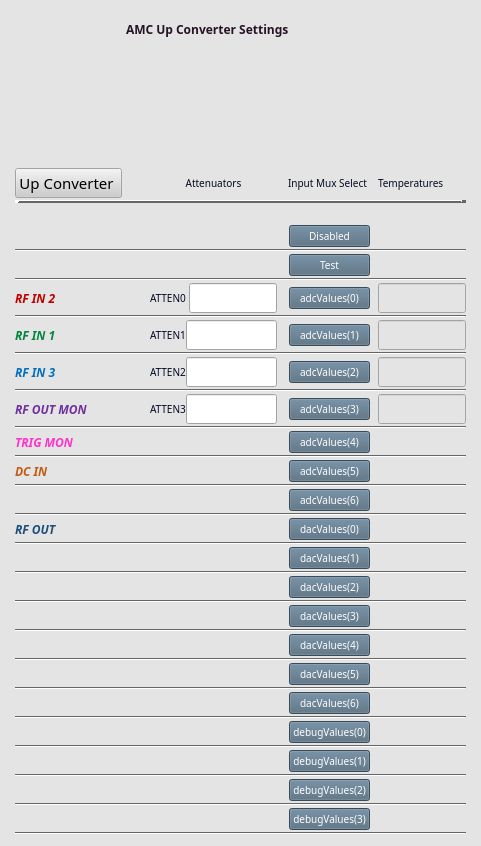
<?xml version="1.0" encoding="UTF-8"?>
<ui version="4.0">
 <class>daqMux</class>
 <widget class="QWidget" name="daqMux">
  <property name="windowModality">
   <enum>Qt::NonModal</enum>
  </property>
  <property name="enabled">
   <bool>true</bool>
  </property>
  <property name="geometry">
   <rect>
    <x>0</x>
    <y>0</y>
    <width>481</width>
    <height>846</height>
   </rect>
  </property>
  <property name="sizePolicy">
   <sizepolicy hsizetype="Preferred" vsizetype="Preferred">
    <horstretch>0</horstretch>
    <verstretch>0</verstretch>
   </sizepolicy>
  </property>
  <property name="palette">
   <palette>
    <active>
     <colorrole role="WindowText">
      <brush brushstyle="SolidPattern">
       <color alpha="255">
        <red>0</red>
        <green>0</green>
        <blue>0</blue>
       </color>
      </brush>
     </colorrole>
     <colorrole role="Button">
      <brush brushstyle="SolidPattern">
       <color alpha="255">
        <red>204</red>
        <green>204</green>
        <blue>204</blue>
       </color>
      </brush>
     </colorrole>
     <colorrole role="Light">
      <brush brushstyle="SolidPattern">
       <color alpha="255">
        <red>255</red>
        <green>255</green>
        <blue>255</blue>
       </color>
      </brush>
     </colorrole>
     <colorrole role="Midlight">
      <brush brushstyle="SolidPattern">
       <color alpha="255">
        <red>229</red>
        <green>229</green>
        <blue>229</blue>
       </color>
      </brush>
     </colorrole>
     <colorrole role="Dark">
      <brush brushstyle="SolidPattern">
       <color alpha="255">
        <red>102</red>
        <green>102</green>
        <blue>102</blue>
       </color>
      </brush>
     </colorrole>
     <colorrole role="Mid">
      <brush brushstyle="SolidPattern">
       <color alpha="255">
        <red>136</red>
        <green>136</green>
        <blue>136</blue>
       </color>
      </brush>
     </colorrole>
     <colorrole role="Text">
      <brush brushstyle="SolidPattern">
       <color alpha="255">
        <red>0</red>
        <green>0</green>
        <blue>0</blue>
       </color>
      </brush>
     </colorrole>
     <colorrole role="BrightText">
      <brush brushstyle="SolidPattern">
       <color alpha="255">
        <red>255</red>
        <green>255</green>
        <blue>255</blue>
       </color>
      </brush>
     </colorrole>
     <colorrole role="ButtonText">
      <brush brushstyle="SolidPattern">
       <color alpha="255">
        <red>0</red>
        <green>0</green>
        <blue>0</blue>
       </color>
      </brush>
     </colorrole>
     <colorrole role="Base">
      <brush brushstyle="SolidPattern">
       <color alpha="255">
        <red>255</red>
        <green>255</green>
        <blue>255</blue>
       </color>
      </brush>
     </colorrole>
     <colorrole role="Window">
      <brush brushstyle="SolidPattern">
       <color alpha="255">
        <red>228</red>
        <green>228</green>
        <blue>228</blue>
       </color>
      </brush>
     </colorrole>
     <colorrole role="Shadow">
      <brush brushstyle="SolidPattern">
       <color alpha="255">
        <red>0</red>
        <green>0</green>
        <blue>0</blue>
       </color>
      </brush>
     </colorrole>
     <colorrole role="AlternateBase">
      <brush brushstyle="SolidPattern">
       <color alpha="255">
        <red>229</red>
        <green>229</green>
        <blue>229</blue>
       </color>
      </brush>
     </colorrole>
     <colorrole role="ToolTipBase">
      <brush brushstyle="SolidPattern">
       <color alpha="255">
        <red>255</red>
        <green>255</green>
        <blue>220</blue>
       </color>
      </brush>
     </colorrole>
     <colorrole role="ToolTipText">
      <brush brushstyle="SolidPattern">
       <color alpha="255">
        <red>0</red>
        <green>0</green>
        <blue>0</blue>
       </color>
      </brush>
     </colorrole>
     <colorrole role="PlaceholderText">
      <brush brushstyle="SolidPattern">
       <color alpha="128">
        <red>0</red>
        <green>0</green>
        <blue>0</blue>
       </color>
      </brush>
     </colorrole>
    </active>
    <inactive>
     <colorrole role="WindowText">
      <brush brushstyle="SolidPattern">
       <color alpha="255">
        <red>0</red>
        <green>0</green>
        <blue>0</blue>
       </color>
      </brush>
     </colorrole>
     <colorrole role="Button">
      <brush brushstyle="SolidPattern">
       <color alpha="255">
        <red>204</red>
        <green>204</green>
        <blue>204</blue>
       </color>
      </brush>
     </colorrole>
     <colorrole role="Light">
      <brush brushstyle="SolidPattern">
       <color alpha="255">
        <red>255</red>
        <green>255</green>
        <blue>255</blue>
       </color>
      </brush>
     </colorrole>
     <colorrole role="Midlight">
      <brush brushstyle="SolidPattern">
       <color alpha="255">
        <red>229</red>
        <green>229</green>
        <blue>229</blue>
       </color>
      </brush>
     </colorrole>
     <colorrole role="Dark">
      <brush brushstyle="SolidPattern">
       <color alpha="255">
        <red>102</red>
        <green>102</green>
        <blue>102</blue>
       </color>
      </brush>
     </colorrole>
     <colorrole role="Mid">
      <brush brushstyle="SolidPattern">
       <color alpha="255">
        <red>136</red>
        <green>136</green>
        <blue>136</blue>
       </color>
      </brush>
     </colorrole>
     <colorrole role="Text">
      <brush brushstyle="SolidPattern">
       <color alpha="255">
        <red>0</red>
        <green>0</green>
        <blue>0</blue>
       </color>
      </brush>
     </colorrole>
     <colorrole role="BrightText">
      <brush brushstyle="SolidPattern">
       <color alpha="255">
        <red>255</red>
        <green>255</green>
        <blue>255</blue>
       </color>
      </brush>
     </colorrole>
     <colorrole role="ButtonText">
      <brush brushstyle="SolidPattern">
       <color alpha="255">
        <red>0</red>
        <green>0</green>
        <blue>0</blue>
       </color>
      </brush>
     </colorrole>
     <colorrole role="Base">
      <brush brushstyle="SolidPattern">
       <color alpha="255">
        <red>255</red>
        <green>255</green>
        <blue>255</blue>
       </color>
      </brush>
     </colorrole>
     <colorrole role="Window">
      <brush brushstyle="SolidPattern">
       <color alpha="255">
        <red>228</red>
        <green>228</green>
        <blue>228</blue>
       </color>
      </brush>
     </colorrole>
     <colorrole role="Shadow">
      <brush brushstyle="SolidPattern">
       <color alpha="255">
        <red>0</red>
        <green>0</green>
        <blue>0</blue>
       </color>
      </brush>
     </colorrole>
     <colorrole role="AlternateBase">
      <brush brushstyle="SolidPattern">
       <color alpha="255">
        <red>229</red>
        <green>229</green>
        <blue>229</blue>
       </color>
      </brush>
     </colorrole>
     <colorrole role="ToolTipBase">
      <brush brushstyle="SolidPattern">
       <color alpha="255">
        <red>255</red>
        <green>255</green>
        <blue>220</blue>
       </color>
      </brush>
     </colorrole>
     <colorrole role="ToolTipText">
      <brush brushstyle="SolidPattern">
       <color alpha="255">
        <red>0</red>
        <green>0</green>
        <blue>0</blue>
       </color>
      </brush>
     </colorrole>
     <colorrole role="PlaceholderText">
      <brush brushstyle="SolidPattern">
       <color alpha="128">
        <red>0</red>
        <green>0</green>
        <blue>0</blue>
       </color>
      </brush>
     </colorrole>
    </inactive>
    <disabled>
     <colorrole role="WindowText">
      <brush brushstyle="SolidPattern">
       <color alpha="255">
        <red>102</red>
        <green>102</green>
        <blue>102</blue>
       </color>
      </brush>
     </colorrole>
     <colorrole role="Button">
      <brush brushstyle="SolidPattern">
       <color alpha="255">
        <red>204</red>
        <green>204</green>
        <blue>204</blue>
       </color>
      </brush>
     </colorrole>
     <colorrole role="Light">
      <brush brushstyle="SolidPattern">
       <color alpha="255">
        <red>255</red>
        <green>255</green>
        <blue>255</blue>
       </color>
      </brush>
     </colorrole>
     <colorrole role="Midlight">
      <brush brushstyle="SolidPattern">
       <color alpha="255">
        <red>229</red>
        <green>229</green>
        <blue>229</blue>
       </color>
      </brush>
     </colorrole>
     <colorrole role="Dark">
      <brush brushstyle="SolidPattern">
       <color alpha="255">
        <red>102</red>
        <green>102</green>
        <blue>102</blue>
       </color>
      </brush>
     </colorrole>
     <colorrole role="Mid">
      <brush brushstyle="SolidPattern">
       <color alpha="255">
        <red>136</red>
        <green>136</green>
        <blue>136</blue>
       </color>
      </brush>
     </colorrole>
     <colorrole role="Text">
      <brush brushstyle="SolidPattern">
       <color alpha="255">
        <red>102</red>
        <green>102</green>
        <blue>102</blue>
       </color>
      </brush>
     </colorrole>
     <colorrole role="BrightText">
      <brush brushstyle="SolidPattern">
       <color alpha="255">
        <red>255</red>
        <green>255</green>
        <blue>255</blue>
       </color>
      </brush>
     </colorrole>
     <colorrole role="ButtonText">
      <brush brushstyle="SolidPattern">
       <color alpha="255">
        <red>102</red>
        <green>102</green>
        <blue>102</blue>
       </color>
      </brush>
     </colorrole>
     <colorrole role="Base">
      <brush brushstyle="SolidPattern">
       <color alpha="255">
        <red>228</red>
        <green>228</green>
        <blue>228</blue>
       </color>
      </brush>
     </colorrole>
     <colorrole role="Window">
      <brush brushstyle="SolidPattern">
       <color alpha="255">
        <red>228</red>
        <green>228</green>
        <blue>228</blue>
       </color>
      </brush>
     </colorrole>
     <colorrole role="Shadow">
      <brush brushstyle="SolidPattern">
       <color alpha="255">
        <red>0</red>
        <green>0</green>
        <blue>0</blue>
       </color>
      </brush>
     </colorrole>
     <colorrole role="AlternateBase">
      <brush brushstyle="SolidPattern">
       <color alpha="255">
        <red>204</red>
        <green>204</green>
        <blue>204</blue>
       </color>
      </brush>
     </colorrole>
     <colorrole role="ToolTipBase">
      <brush brushstyle="SolidPattern">
       <color alpha="255">
        <red>255</red>
        <green>255</green>
        <blue>220</blue>
       </color>
      </brush>
     </colorrole>
     <colorrole role="ToolTipText">
      <brush brushstyle="SolidPattern">
       <color alpha="255">
        <red>0</red>
        <green>0</green>
        <blue>0</blue>
       </color>
      </brush>
     </colorrole>
     <colorrole role="PlaceholderText">
      <brush brushstyle="SolidPattern">
       <color alpha="128">
        <red>0</red>
        <green>0</green>
        <blue>0</blue>
       </color>
      </brush>
     </colorrole>
    </disabled>
   </palette>
  </property>
  <property name="font">
   <font>
    <family>Sans Serif</family>
    <pointsize>11</pointsize>
   </font>
  </property>
  <property name="windowTitle">
   <string>AMC Up Converter</string>
  </property>
  <property name="autoFillBackground">
   <bool>true</bool>
  </property>
  <property name="styleSheet">
   <string notr="true"/>
  </property>
  <layout class="QVBoxLayout" name="verticalLayout">
   <item>
    <widget class="PyDMDrawingImage" name="PyDMDrawingImage">
     <property name="toolTip">
      <string/>
     </property>
     <property name="filename" stdset="0">
      <string>docs/_static/amc_upconverter.png</string>
     </property>
    </widget>
   </item>
   <item>
    <layout class="QGridLayout" name="gridLayout" columnstretch="0,0,0,0,0,0,0,0">
     <property name="sizeConstraint">
      <enum>QLayout::SetDefaultConstraint</enum>
     </property>
     <property name="leftMargin">
      <number>4</number>
     </property>
     <property name="topMargin">
      <number>4</number>
     </property>
     <property name="rightMargin">
      <number>4</number>
     </property>
     <property name="bottomMargin">
      <number>0</number>
     </property>
     <property name="horizontalSpacing">
      <number>4</number>
     </property>
     <property name="verticalSpacing">
      <number>2</number>
     </property>
     <item row="17" column="5">
      <widget class="PyDMPushButton" name="PyDMPushButton_11">
       <property name="toolTip">
        <string/>
       </property>
       <property name="styleSheet">
        <string notr="true">QPushButton {
  background-color: #50697D;
  border-color: #F3B749;
  color:white;
  font-size: 10px;
}
QPushButton:checked{
  background-color: #14B09B;
  font: bold
}
QPushButton:hover{
  border-style: outset;
}</string>
       </property>
       <property name="text">
        <string>adcValues(4)</string>
       </property>
       <property name="checkable">
        <bool>true</bool>
       </property>
       <property name="channel" stdset="0">
        <string>ca://${DEVICE}:DAQMUX1_INPMUXSEL${CH}</string>
       </property>
       <attribute name="buttonGroup">
        <string notr="true">buttonGroup</string>
       </attribute>
      </widget>
     </item>
     <item row="27" column="5">
      <widget class="PyDMPushButton" name="PyDMPushButton_2">
       <property name="toolTip">
        <string/>
       </property>
       <property name="styleSheet">
        <string notr="true">QPushButton {
  background-color: #50697D;
  border-color: #F3B749;
  color:white;
  font-size: 10px;
}
QPushButton:checked{
  background-color: #14B09B;
  font: bold
}
QPushButton:hover{
  border-style: outset;
}</string>
       </property>
       <property name="text">
        <string>dacValues(2)</string>
       </property>
       <property name="checkable">
        <bool>true</bool>
       </property>
       <property name="channel" stdset="0">
        <string>ca://${DEVICE}:DAQMUX1_INPMUXSEL${CH}</string>
       </property>
       <attribute name="buttonGroup">
        <string notr="true">buttonGroup</string>
       </attribute>
      </widget>
     </item>
     <item row="26" column="0" colspan="8">
      <widget class="Line" name="line_11">
       <property name="orientation">
        <enum>Qt::Horizontal</enum>
       </property>
      </widget>
     </item>
     <item row="34" column="0" colspan="8">
      <widget class="Line" name="line_15">
       <property name="orientation">
        <enum>Qt::Horizontal</enum>
       </property>
      </widget>
     </item>
     <item row="23" column="5">
      <widget class="PyDMPushButton" name="PyDMPushButton_8">
       <property name="toolTip">
        <string/>
       </property>
       <property name="styleSheet">
        <string notr="true">QPushButton {
  background-color: #50697D;
  border-color: #F3B749;
  color:white;
  font-size: 10px;
}
QPushButton:checked{
  background-color: #14B09B;
  font: bold
}
QPushButton:hover{
  border-style: outset;
}</string>
       </property>
       <property name="text">
        <string>dacValues(0)</string>
       </property>
       <property name="checkable">
        <bool>true</bool>
       </property>
       <property name="channel" stdset="0">
        <string>ca://${DEVICE}:DAQMUX1_INPMUXSEL${CH}</string>
       </property>
       <attribute name="buttonGroup">
        <string notr="true">buttonGroup</string>
       </attribute>
      </widget>
     </item>
     <item row="24" column="0" colspan="8">
      <widget class="Line" name="line_10">
       <property name="orientation">
        <enum>Qt::Horizontal</enum>
       </property>
      </widget>
     </item>
     <item row="19" column="0">
      <widget class="QLabel" name="label_7">
       <property name="styleSheet">
        <string notr="true">QLabel{
  color:rgb(197,90,17);
  font-size: 12px;
  font: bold italic;
}</string>
       </property>
       <property name="text">
        <string>DC IN</string>
       </property>
      </widget>
     </item>
     <item row="15" column="2">
      <layout class="QHBoxLayout" name="horizontalLayout_5">
       <item>
        <widget class="QLabel" name="label_12">
         <property name="styleSheet">
          <string notr="true">QLabel{
  color:#030923;
  font-size: 10px;
  font-style: bold;
}</string>
         </property>
         <property name="text">
          <string>ATTEN3</string>
         </property>
        </widget>
       </item>
       <item>
        <widget class="PyDMLineEdit" name="PyDMLineEdit_4">
         <property name="toolTip">
          <string/>
         </property>
         <property name="channel" stdset="0">
          <string>ca://${DEVICE}:UPC_ATTEN3</string>
         </property>
        </widget>
       </item>
      </layout>
     </item>
     <item row="28" column="0" colspan="8">
      <widget class="Line" name="line_12">
       <property name="orientation">
        <enum>Qt::Horizontal</enum>
       </property>
      </widget>
     </item>
     <item row="32" column="0" colspan="8">
      <widget class="Line" name="line_14">
       <property name="orientation">
        <enum>Qt::Horizontal</enum>
       </property>
      </widget>
     </item>
     <item row="41" column="5">
      <widget class="PyDMPushButton" name="PyDMPushButton_14">
       <property name="toolTip">
        <string/>
       </property>
       <property name="styleSheet">
        <string notr="true">QPushButton {
  background-color: #50697D;
  border-color: #F3B749;
  color:white;
  font-size: 10px;
}
QPushButton:checked{
  background-color: #14B09B;
  font: bold
}
QPushButton:hover{
  border-style: outset;
}</string>
       </property>
       <property name="text">
        <string>debugValues(2)</string>
       </property>
       <property name="checkable">
        <bool>true</bool>
       </property>
       <property name="channel" stdset="0">
        <string>ca://${DEVICE}:DAQMUX1_INPMUXSEL${CH}</string>
       </property>
       <attribute name="buttonGroup">
        <string notr="true">buttonGroup</string>
       </attribute>
      </widget>
     </item>
     <item row="2" column="2">
      <widget class="QLabel" name="label">
       <property name="styleSheet">
        <string notr="true">QLabel{
  color:#030923;
  font-size: 10px;
  font-style: bold;
}</string>
       </property>
       <property name="text">
        <string>Attenuators</string>
       </property>
       <property name="alignment">
        <set>Qt::AlignCenter</set>
       </property>
      </widget>
     </item>
     <item row="25" column="5">
      <widget class="PyDMPushButton" name="PyDMPushButton_7">
       <property name="toolTip">
        <string/>
       </property>
       <property name="styleSheet">
        <string notr="true">QPushButton {
  background-color: #50697D;
  border-color: #F3B749;
  color:white;
  font-size: 10px;
}
QPushButton:checked{
  background-color: #14B09B;
  font: bold
}
QPushButton:hover{
  border-style: outset;
}</string>
       </property>
       <property name="text">
        <string>dacValues(1)</string>
       </property>
       <property name="checkable">
        <bool>true</bool>
       </property>
       <property name="channel" stdset="0">
        <string>ca://${DEVICE}:DAQMUX1_INPMUXSEL${CH}</string>
       </property>
       <attribute name="buttonGroup">
        <string notr="true">buttonGroup</string>
       </attribute>
      </widget>
     </item>
     <item row="2" column="7">
      <widget class="QLabel" name="label_13">
       <property name="styleSheet">
        <string notr="true">QLabel{
  color:#030923;
  font-size: 10px;
  font-style: bold;
}</string>
       </property>
       <property name="text">
        <string>Temperatures</string>
       </property>
      </widget>
     </item>
     <item row="35" column="5">
      <widget class="PyDMPushButton" name="PyDMPushButton_16">
       <property name="toolTip">
        <string/>
       </property>
       <property name="styleSheet">
        <string notr="true">QPushButton {
  background-color: #50697D;
  border-color: #F3B749;
  color:white;
  font-size: 10px;
}
QPushButton:checked{
  background-color: #14B09B;
  font: bold
}
QPushButton:hover{
  border-style: outset;
}</string>
       </property>
       <property name="text">
        <string>dacValues(6)</string>
       </property>
       <property name="checkable">
        <bool>true</bool>
       </property>
       <property name="channel" stdset="0">
        <string>ca://${DEVICE}:DAQMUX1_INPMUXSEL${CH}</string>
       </property>
       <attribute name="buttonGroup">
        <string notr="true">buttonGroup</string>
       </attribute>
      </widget>
     </item>
     <item row="44" column="0" colspan="8">
      <widget class="Line" name="line_20">
       <property name="orientation">
        <enum>Qt::Horizontal</enum>
       </property>
      </widget>
     </item>
     <item row="11" column="0">
      <widget class="QLabel" name="label_3">
       <property name="styleSheet">
        <string notr="true">QLabel{
  color:rgb(0,134,61);
  font-size: 12px;
  font: bold italic;
}</string>
       </property>
       <property name="text">
        <string>RF IN 1</string>
       </property>
      </widget>
     </item>
     <item row="16" column="0" colspan="8">
      <widget class="Line" name="line_6">
       <property name="orientation">
        <enum>Qt::Horizontal</enum>
       </property>
      </widget>
     </item>
     <item row="22" column="0" colspan="8">
      <widget class="Line" name="line_9">
       <property name="orientation">
        <enum>Qt::Horizontal</enum>
       </property>
      </widget>
     </item>
     <item row="21" column="5">
      <widget class="PyDMPushButton" name="PyDMPushButton_10">
       <property name="toolTip">
        <string/>
       </property>
       <property name="styleSheet">
        <string notr="true">QPushButton {
  background-color: #50697D;
  border-color: #F3B749;
  color:white;
  font-size: 10px;
}
QPushButton:checked{
  background-color: #14B09B;
  font: bold
}
QPushButton:hover{
  border-style: outset;
}</string>
       </property>
       <property name="text">
        <string>adcValues(6)</string>
       </property>
       <property name="checkable">
        <bool>true</bool>
       </property>
       <property name="channel" stdset="0">
        <string>ca://${DEVICE}:DAQMUX1_INPMUXSEL${CH}</string>
       </property>
       <attribute name="buttonGroup">
        <string notr="true">buttonGroup</string>
       </attribute>
      </widget>
     </item>
     <item row="11" column="5">
      <widget class="PyDMPushButton" name="PyDMPushButton_5">
       <property name="toolTip">
        <string/>
       </property>
       <property name="styleSheet">
        <string notr="true">QPushButton {
  background-color: #50697D;
  border-color: #F3B749;
  color:white;
  font-size: 10px;
}
QPushButton:checked{
  background-color: #14B09B;
  font: bold
}
QPushButton:hover{
  border-style: outset;
}</string>
       </property>
       <property name="text">
        <string>adcValues(1)</string>
       </property>
       <property name="checkable">
        <bool>true</bool>
       </property>
       <property name="channel" stdset="0">
        <string>ca://${DEVICE}:DAQMUX1_INPMUXSEL${CH}</string>
       </property>
       <attribute name="buttonGroup">
        <string notr="true">buttonGroup</string>
       </attribute>
      </widget>
     </item>
     <item row="13" column="7">
      <widget class="PyDMLineEdit" name="PyDMLineEdit_7">
       <property name="enabled">
        <bool>false</bool>
       </property>
       <property name="toolTip">
        <string/>
       </property>
       <property name="readOnly">
        <bool>true</bool>
       </property>
       <property name="channel" stdset="0">
        <string>ca://${DEVICE}:UPC_TEMP2</string>
       </property>
      </widget>
     </item>
     <item row="8" column="0" colspan="8">
      <widget class="Line" name="line_2">
       <property name="orientation">
        <enum>Qt::Horizontal</enum>
       </property>
      </widget>
     </item>
     <item row="36" column="0" colspan="8">
      <widget class="Line" name="line_16">
       <property name="orientation">
        <enum>Qt::Horizontal</enum>
       </property>
      </widget>
     </item>
     <item row="9" column="5">
      <widget class="PyDMPushButton" name="PyDMPushButton_4">
       <property name="toolTip">
        <string/>
       </property>
       <property name="styleSheet">
        <string notr="true">QPushButton {
  background-color: #50697D;
  border-color: #F3B749;
  color:white;
  font-size: 10px;
}
QPushButton:checked{
  background-color: #14B09B;
  font: bold
}
QPushButton:hover{
  border-style: outset;
}</string>
       </property>
       <property name="text">
        <string>adcValues(0)</string>
       </property>
       <property name="checkable">
        <bool>true</bool>
       </property>
       <property name="channel" stdset="0">
        <string>ca://${DEVICE}:DAQMUX1_INPMUXSEL${CH}</string>
       </property>
       <attribute name="buttonGroup">
        <string notr="true">buttonGroup</string>
       </attribute>
      </widget>
     </item>
     <item row="18" column="0" colspan="8">
      <widget class="Line" name="line_7">
       <property name="orientation">
        <enum>Qt::Horizontal</enum>
       </property>
      </widget>
     </item>
     <item row="15" column="0">
      <widget class="QLabel" name="label_5">
       <property name="styleSheet">
        <string notr="true">QLabel{
  color:rgb(112,48,160);
  font-size: 12px;
  font: bold italic;
}</string>
       </property>
       <property name="text">
        <string>RF OUT MON</string>
       </property>
      </widget>
     </item>
     <item row="4" column="1">
      <spacer name="horizontalSpacer">
       <property name="orientation">
        <enum>Qt::Horizontal</enum>
       </property>
       <property name="sizeHint" stdset="0">
        <size>
         <width>40</width>
         <height>20</height>
        </size>
       </property>
      </spacer>
     </item>
     <item row="42" column="0" colspan="8">
      <widget class="Line" name="line_19">
       <property name="orientation">
        <enum>Qt::Horizontal</enum>
       </property>
      </widget>
     </item>
     <item row="19" column="5">
      <widget class="PyDMPushButton" name="PyDMPushButton_12">
       <property name="toolTip">
        <string/>
       </property>
       <property name="styleSheet">
        <string notr="true">QPushButton {
  background-color: #50697D;
  border-color: #F3B749;
  color:white;
  font-size: 10px;
}
QPushButton:checked{
  background-color: #14B09B;
  font: bold
}
QPushButton:hover{
  border-style: outset;
}</string>
       </property>
       <property name="text">
        <string>adcValues(5)</string>
       </property>
       <property name="checkable">
        <bool>true</bool>
       </property>
       <property name="channel" stdset="0">
        <string>ca://${DEVICE}:DAQMUX1_INPMUXSEL${CH}</string>
       </property>
       <attribute name="buttonGroup">
        <string notr="true">buttonGroup</string>
       </attribute>
      </widget>
     </item>
     <item row="37" column="5">
      <widget class="PyDMPushButton" name="PyDMPushButton_13">
       <property name="toolTip">
        <string/>
       </property>
       <property name="styleSheet">
        <string notr="true">QPushButton {
  background-color: #50697D;
  border-color: #F3B749;
  color:white;
  font-size: 10px;
}
QPushButton:checked{
  background-color: #14B09B;
  font: bold
}
QPushButton:hover{
  border-style: outset;
}</string>
       </property>
       <property name="text">
        <string>debugValues(0)</string>
       </property>
       <property name="checkable">
        <bool>true</bool>
       </property>
       <property name="channel" stdset="0">
        <string>ca://${DEVICE}:DAQMUX1_INPMUXSEL${CH}</string>
       </property>
       <attribute name="buttonGroup">
        <string notr="true">buttonGroup</string>
       </attribute>
      </widget>
     </item>
     <item row="9" column="7">
      <widget class="PyDMLineEdit" name="PyDMLineEdit_5">
       <property name="enabled">
        <bool>false</bool>
       </property>
       <property name="toolTip">
        <string/>
       </property>
       <property name="readOnly">
        <bool>true</bool>
       </property>
       <property name="channel" stdset="0">
        <string>ca://${DEVICE}:UPC_TEMP0</string>
       </property>
      </widget>
     </item>
     <item row="11" column="2">
      <layout class="QHBoxLayout" name="horizontalLayout_3">
       <item>
        <widget class="QLabel" name="label_10">
         <property name="styleSheet">
          <string notr="true">QLabel{
  color:#030923;
  font-size: 10px;
  font-style: bold;
}</string>
         </property>
         <property name="text">
          <string>ATTEN1</string>
         </property>
        </widget>
       </item>
       <item>
        <widget class="PyDMLineEdit" name="PyDMLineEdit_2">
         <property name="toolTip">
          <string/>
         </property>
         <property name="channel" stdset="0">
          <string>ca://${DEVICE}:UPC_ATTEN1</string>
         </property>
        </widget>
       </item>
      </layout>
     </item>
     <item row="38" column="0" colspan="8">
      <widget class="Line" name="line_17">
       <property name="orientation">
        <enum>Qt::Horizontal</enum>
       </property>
      </widget>
     </item>
     <item row="13" column="0">
      <widget class="QLabel" name="label_4">
       <property name="styleSheet">
        <string notr="true">QLabel{
  color:rgb(0,112,192);
  font-size: 12px;
  font: bold italic;
}</string>
       </property>
       <property name="text">
        <string>RF IN 3</string>
       </property>
      </widget>
     </item>
     <item row="12" column="0" colspan="8">
      <widget class="Line" name="line_4">
       <property name="orientation">
        <enum>Qt::Horizontal</enum>
       </property>
      </widget>
     </item>
     <item row="9" column="2">
      <layout class="QHBoxLayout" name="horizontalLayout_2" stretch="0,0">
       <item>
        <widget class="QLabel" name="label_9">
         <property name="styleSheet">
          <string notr="true">QLabel{
  color:#030923;
  font-size: 10px;
  font-style: bold;
}</string>
         </property>
         <property name="text">
          <string>ATTEN0 </string>
         </property>
        </widget>
       </item>
       <item>
        <widget class="PyDMLineEdit" name="PyDMLineEdit">
         <property name="toolTip">
          <string/>
         </property>
         <property name="channel" stdset="0">
          <string>ca://${DEVICE}:UPC_ATTEN0</string>
         </property>
        </widget>
       </item>
      </layout>
     </item>
     <item row="43" column="5">
      <widget class="PyDMPushButton" name="PyDMPushButton_20">
       <property name="toolTip">
        <string/>
       </property>
       <property name="styleSheet">
        <string notr="true">QPushButton {
  background-color: #50697D;
  border-color: #F3B749;
  color:white;
  font-size: 10px;
}
QPushButton:checked{
  background-color: #14B09B;
  font: bold
}
QPushButton:hover{
  border-style: outset;
}</string>
       </property>
       <property name="text">
        <string>debugValues(3)</string>
       </property>
       <property name="checkable">
        <bool>true</bool>
       </property>
       <property name="channel" stdset="0">
        <string>ca://${DEVICE}:DAQMUX1_INPMUXSEL${CH}</string>
       </property>
       <attribute name="buttonGroup">
        <string notr="true">buttonGroup</string>
       </attribute>
      </widget>
     </item>
     <item row="10" column="0" colspan="8">
      <widget class="Line" name="line_3">
       <property name="orientation">
        <enum>Qt::Horizontal</enum>
       </property>
      </widget>
     </item>
     <item row="31" column="5">
      <widget class="PyDMPushButton" name="PyDMPushButton_18">
       <property name="toolTip">
        <string/>
       </property>
       <property name="styleSheet">
        <string notr="true">QPushButton {
  background-color: #50697D;
  border-color: #F3B749;
  color:white;
  font-size: 10px;
}
QPushButton:checked{
  background-color: #14B09B;
  font: bold
}
QPushButton:hover{
  border-style: outset;
}</string>
       </property>
       <property name="text">
        <string>dacValues(4)</string>
       </property>
       <property name="checkable">
        <bool>true</bool>
       </property>
       <property name="channel" stdset="0">
        <string>ca://${DEVICE}:DAQMUX1_INPMUXSEL${CH}</string>
       </property>
       <attribute name="buttonGroup">
        <string notr="true">buttonGroup</string>
       </attribute>
      </widget>
     </item>
     <item row="15" column="5">
      <widget class="PyDMPushButton" name="PyDMPushButton_9">
       <property name="toolTip">
        <string/>
       </property>
       <property name="styleSheet">
        <string notr="true">QPushButton {
  background-color: #50697D;
  border-color: #F3B749;
  color:white;
  font-size: 10px;
}
QPushButton:checked{
  background-color: #14B09B;
  font: bold
}
QPushButton:hover{
  border-style: outset;
}</string>
       </property>
       <property name="text">
        <string>adcValues(3)</string>
       </property>
       <property name="checkable">
        <bool>true</bool>
       </property>
       <property name="channel" stdset="0">
        <string>ca://${DEVICE}:DAQMUX1_INPMUXSEL${CH}</string>
       </property>
       <attribute name="buttonGroup">
        <string notr="true">buttonGroup</string>
       </attribute>
      </widget>
     </item>
     <item row="14" column="0" colspan="8">
      <widget class="Line" name="line_5">
       <property name="orientation">
        <enum>Qt::Horizontal</enum>
       </property>
      </widget>
     </item>
     <item row="13" column="5">
      <widget class="PyDMPushButton" name="PyDMPushButton_6">
       <property name="toolTip">
        <string/>
       </property>
       <property name="styleSheet">
        <string notr="true">QPushButton {
  background-color: #50697D;
  border-color: #F3B749;
  color:white;
  font-size: 10px;
}
QPushButton:checked{
  background-color: #14B09B;
  font: bold
}
QPushButton:hover{
  border-style: outset;
}</string>
       </property>
       <property name="text">
        <string>adcValues(2)</string>
       </property>
       <property name="checkable">
        <bool>true</bool>
       </property>
       <property name="channel" stdset="0">
        <string>ca://${DEVICE}:DAQMUX1_INPMUXSEL${CH}</string>
       </property>
       <attribute name="buttonGroup">
        <string notr="true">buttonGroup</string>
       </attribute>
      </widget>
     </item>
     <item row="2" column="0">
      <widget class="PyDMRelatedDisplayButton" name="PyDMRelatedDisplayButton">
       <property name="toolTip">
        <string/>
       </property>
       <property name="text">
        <string>Up Converter </string>
       </property>
       <property name="filenames" stdset="0">
        <stringlist>
         <string>up_converter_picture.ui</string>
        </stringlist>
       </property>
       <property name="openInNewWindow" stdset="0">
        <bool>true</bool>
       </property>
      </widget>
     </item>
     <item row="23" column="0">
      <widget class="QLabel" name="label_8">
       <property name="styleSheet">
        <string notr="true">QLabel{
  color:rgb(30,78,121);
  font-size: 12px;
  font: bold italic;
}</string>
       </property>
       <property name="text">
        <string>RF OUT</string>
       </property>
      </widget>
     </item>
     <item row="11" column="7">
      <widget class="PyDMLineEdit" name="PyDMLineEdit_6">
       <property name="enabled">
        <bool>false</bool>
       </property>
       <property name="toolTip">
        <string/>
       </property>
       <property name="readOnly">
        <bool>true</bool>
       </property>
       <property name="channel" stdset="0">
        <string>ca://${DEVICE}:UPC_TEMP1</string>
       </property>
      </widget>
     </item>
     <item row="9" column="0">
      <widget class="QLabel" name="label_2">
       <property name="styleSheet">
        <string notr="true">QLabel{
  color:rgb(192,0,0);
  font-size: 12px;
  font: bold italic;
}</string>
       </property>
       <property name="text">
        <string>RF IN 2</string>
       </property>
      </widget>
     </item>
     <item row="2" column="4" colspan="2">
      <widget class="PyDMLabel" name="PyDMLabel_21">
       <property name="toolTip">
        <string/>
       </property>
       <property name="styleSheet">
        <string notr="true">QLabel{
  color:#030923;
  font-size: 10px;
  font-style: bold;
}</string>
       </property>
       <property name="text">
        <string>Input Mux Select</string>
       </property>
       <property name="textFormat">
        <enum>Qt::PlainText</enum>
       </property>
       <property name="alignment">
        <set>Qt::AlignCenter</set>
       </property>
      </widget>
     </item>
     <item row="20" column="0" colspan="8">
      <widget class="Line" name="line_8">
       <property name="orientation">
        <enum>Qt::Horizontal</enum>
       </property>
      </widget>
     </item>
     <item row="33" column="5">
      <widget class="PyDMPushButton" name="PyDMPushButton_17">
       <property name="toolTip">
        <string/>
       </property>
       <property name="styleSheet">
        <string notr="true">QPushButton {
  background-color: #50697D;
  border-color: #F3B749;
  color:white;
  font-size: 10px;
}
QPushButton:checked{
  background-color: #14B09B;
  font: bold
}
QPushButton:hover{
  border-style: outset;
}</string>
       </property>
       <property name="text">
        <string>dacValues(5)</string>
       </property>
       <property name="checkable">
        <bool>true</bool>
       </property>
       <property name="channel" stdset="0">
        <string>ca://${DEVICE}:DAQMUX1_INPMUXSEL${CH}</string>
       </property>
       <attribute name="buttonGroup">
        <string notr="true">buttonGroup</string>
       </attribute>
      </widget>
     </item>
     <item row="17" column="0">
      <widget class="QLabel" name="label_6">
       <property name="styleSheet">
        <string notr="true">QLabel{
  color:rgb(255,51,204);
  font-size: 12px;
  font: bold italic;
}</string>
       </property>
       <property name="text">
        <string>TRIG MON</string>
       </property>
      </widget>
     </item>
     <item row="4" column="6">
      <spacer name="horizontalSpacer_2">
       <property name="orientation">
        <enum>Qt::Horizontal</enum>
       </property>
       <property name="sizeHint" stdset="0">
        <size>
         <width>40</width>
         <height>20</height>
        </size>
       </property>
      </spacer>
     </item>
     <item row="13" column="2">
      <layout class="QHBoxLayout" name="horizontalLayout_4">
       <item>
        <widget class="QLabel" name="label_11">
         <property name="styleSheet">
          <string notr="true">QLabel{
  color:#030923;
  font-size: 10px;
  font-style: bold;
}</string>
         </property>
         <property name="text">
          <string>ATTEN2</string>
         </property>
        </widget>
       </item>
       <item>
        <widget class="PyDMLineEdit" name="PyDMLineEdit_3">
         <property name="toolTip">
          <string/>
         </property>
         <property name="channel" stdset="0">
          <string>ca://${DEVICE}:UPC_ATTEN2</string>
         </property>
        </widget>
       </item>
      </layout>
     </item>
     <item row="40" column="0" colspan="8">
      <widget class="Line" name="line_18">
       <property name="orientation">
        <enum>Qt::Horizontal</enum>
       </property>
      </widget>
     </item>
     <item row="15" column="7">
      <widget class="PyDMLineEdit" name="PyDMLineEdit_8">
       <property name="enabled">
        <bool>false</bool>
       </property>
       <property name="toolTip">
        <string/>
       </property>
       <property name="readOnly">
        <bool>true</bool>
       </property>
       <property name="channel" stdset="0">
        <string>ca://${DEVICE}:UPC_TEMP3</string>
       </property>
      </widget>
     </item>
     <item row="4" column="0">
      <spacer name="verticalSpacer_2">
       <property name="orientation">
        <enum>Qt::Vertical</enum>
       </property>
       <property name="sizeType">
        <enum>QSizePolicy::Fixed</enum>
       </property>
       <property name="sizeHint" stdset="0">
        <size>
         <width>20</width>
         <height>15</height>
        </size>
       </property>
      </spacer>
     </item>
     <item row="30" column="0" colspan="8">
      <widget class="Line" name="line_13">
       <property name="orientation">
        <enum>Qt::Horizontal</enum>
       </property>
      </widget>
     </item>
     <item row="29" column="5">
      <widget class="PyDMPushButton" name="PyDMPushButton_19">
       <property name="toolTip">
        <string/>
       </property>
       <property name="styleSheet">
        <string notr="true">QPushButton {
  background-color: #50697D;
  border-color: #F3B749;
  color:white;
  font-size: 10px;
}
QPushButton:checked{
  background-color: #14B09B;
  font: bold
}
QPushButton:hover{
  border-style: outset;
}</string>
       </property>
       <property name="text">
        <string>dacValues(3)</string>
       </property>
       <property name="checkable">
        <bool>true</bool>
       </property>
       <property name="channel" stdset="0">
        <string>ca://${DEVICE}:DAQMUX1_INPMUXSEL${CH}</string>
       </property>
       <attribute name="buttonGroup">
        <string notr="true">buttonGroup</string>
       </attribute>
      </widget>
     </item>
     <item row="3" column="0" colspan="8">
      <widget class="Line" name="line_21">
       <property name="frameShadow">
        <enum>QFrame::Raised</enum>
       </property>
       <property name="lineWidth">
        <number>5</number>
       </property>
       <property name="orientation">
        <enum>Qt::Horizontal</enum>
       </property>
      </widget>
     </item>
     <item row="7" column="5">
      <widget class="PyDMPushButton" name="PyDMPushButton_3">
       <property name="toolTip">
        <string/>
       </property>
       <property name="styleSheet">
        <string notr="true">QPushButton {
  background-color: #50697D;
  border-color: #F3B749;
  color:white;
  font-size: 10px;
}
QPushButton:checked{
  background-color: #14B09B;
  font: bold
}
QPushButton:hover{
  border-style: outset;
}</string>
       </property>
       <property name="text">
        <string>Test</string>
       </property>
       <property name="checkable">
        <bool>true</bool>
       </property>
       <property name="channel" stdset="0">
        <string>ca://${DEVICE}:DAQMUX1_INPMUXSEL${CH}</string>
       </property>
       <attribute name="buttonGroup">
        <string notr="true">buttonGroup</string>
       </attribute>
      </widget>
     </item>
     <item row="6" column="0" colspan="8">
      <widget class="Line" name="line">
       <property name="orientation">
        <enum>Qt::Horizontal</enum>
       </property>
      </widget>
     </item>
     <item row="5" column="5">
      <widget class="PyDMPushButton" name="PyDMPushButton">
       <property name="toolTip">
        <string/>
       </property>
       <property name="autoFillBackground">
        <bool>false</bool>
       </property>
       <property name="styleSheet">
        <string notr="true">QPushButton {
  background-color: #50697D;
  border-color: #F3B749;
  color:white;
  font-size: 10px;
}
QPushButton:checked{
  background-color: #14B09B;
  font: bold
}
QPushButton:hover{
  border-style: outset;
}</string>
       </property>
       <property name="text">
        <string>Disabled</string>
       </property>
       <property name="checkable">
        <bool>true</bool>
       </property>
       <property name="channel" stdset="0">
        <string>ca://${DEVICE}:DAQMUX1_INPMUXSEL${CH}</string>
       </property>
       <attribute name="buttonGroup">
        <string notr="true">buttonGroup</string>
       </attribute>
      </widget>
     </item>
     <item row="39" column="5">
      <widget class="PyDMPushButton" name="PyDMPushButton_15">
       <property name="toolTip">
        <string/>
       </property>
       <property name="styleSheet">
        <string notr="true">QPushButton {
  background-color: #50697D;
  border-color: #F3B749;
  color:white;
  font-size: 10px;
}
QPushButton:checked{
  background-color: #14B09B;
  font: bold
}
QPushButton:hover{
  border-style: outset;
}</string>
       </property>
       <property name="text">
        <string>debugValues(1)</string>
       </property>
       <property name="checkable">
        <bool>true</bool>
       </property>
       <property name="channel" stdset="0">
        <string>ca://${DEVICE}:DAQMUX1_INPMUXSEL${CH}</string>
       </property>
       <attribute name="buttonGroup">
        <string notr="true">buttonGroup</string>
       </attribute>
      </widget>
     </item>
     <item row="0" column="1" colspan="5">
      <widget class="QLabel" name="label_14">
       <property name="styleSheet">
        <string notr="true">QLabel{
  color:#261326;
  font-size: 12px;
  font: bold;
}</string>
       </property>
       <property name="text">
        <string>AMC Up Converter Settings</string>
       </property>
      </widget>
     </item>
     <item row="1" column="1">
      <spacer name="verticalSpacer">
       <property name="orientation">
        <enum>Qt::Vertical</enum>
       </property>
       <property name="sizeHint" stdset="0">
        <size>
         <width>20</width>
         <height>40</height>
        </size>
       </property>
      </spacer>
     </item>
    </layout>
   </item>
  </layout>
 </widget>
 <customwidgets>
  <customwidget>
   <class>PyDMLabel</class>
   <extends>QLabel</extends>
   <header>pydm.widgets.label</header>
  </customwidget>
  <customwidget>
   <class>PyDMLineEdit</class>
   <extends>QLineEdit</extends>
   <header>pydm.widgets.line_edit</header>
  </customwidget>
  <customwidget>
   <class>PyDMPushButton</class>
   <extends>QPushButton</extends>
   <header>pydm.widgets.pushbutton</header>
  </customwidget>
  <customwidget>
   <class>PyDMDrawingImage</class>
   <extends>QWidget</extends>
   <header>pydm.widgets.drawing</header>
  </customwidget>
  <customwidget>
   <class>PyDMRelatedDisplayButton</class>
   <extends>QPushButton</extends>
   <header>pydm.widgets.related_display_button</header>
  </customwidget>
 </customwidgets>
 <resources/>
 <connections/>
 <buttongroups>
  <buttongroup name="buttonGroup"/>
 </buttongroups>
</ui>
